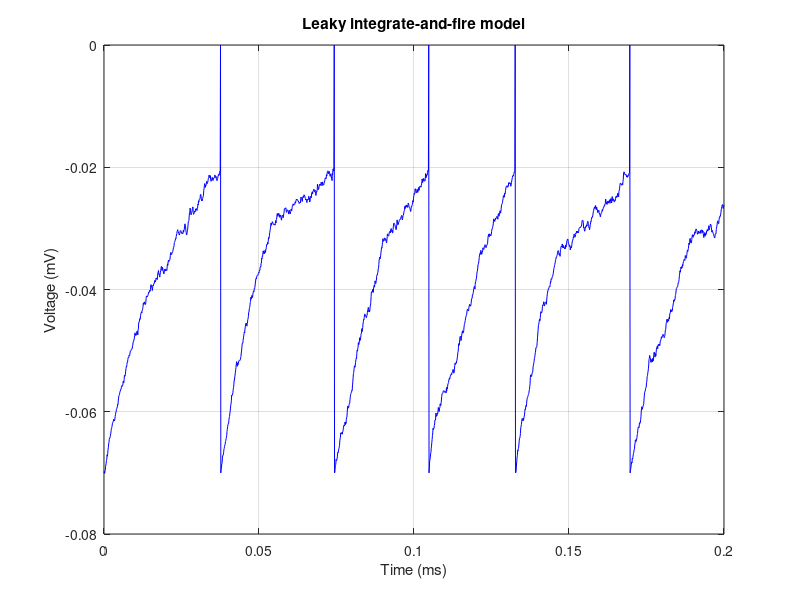

Recreate this plot in MATLAB.
%													
%	Leaky integrate-and-fire model without noise	
%		

% resting potential -> -70 mv to +30 mv
% threshold potential/stimulus -> 50 mv less negative than resting pot
% membrane time constant = r_m * c_m -> around 10ms
% the neuron that just fired goes to a refractory state in which it doesn't respond
%refractory period -> limits the firing rate
% I (t) = Cm(dVm/dt)
% I (t) = - (Vm(t)/Rm) = Cm(dVm/dt)
% RI(t) = - Vm (t) = Omega or R*C (dVm/dt) where omega is R.Cm 

%% CLEANUP
clear
clc
clf

%constants
V_th = -0.02;                           % spike threshold -> -50 mv
tau = 0.02;                             % taum -> R*C -> 10 ms or 0.030;
R_m = 3e7;                              % membrane resistance -> 10 Mega ohms or 3e7
C = 1;                                  % membrane capacitance

%time
dt = 0.0001;                           % time in msec or 0.001
dur = 0.2;                             % duration of simulation in msec or 0.5
n_iter = floor(dur ./ dt)+1;           % number of iterations

%potential 
V = zeros(1, n_iter + 1);               % array to store all potential during simulation                          
V_0 = -0.07;                            % initial voltage
EL = V_0;                               % resting potencial
V_reset = V_0 ;                         % reset value
V (1) = V_0;                            % store V_0 in the first index of V

%injected current
I_inj = zeros(1, n_iter + 1);								 
I_inj(1) = 0;                        						 % electrode current input --> 2e-9
I_noise = 2e-9 .* random('Normal', 1, dt+1, [1, n_iter]);	 % initial current
%I_noise = I_inj(1) .* randn(1, n_iter + 1); 				 % se n tem mean eh white noise (gaussian normal distr)

%spike 
time = linspace(0, dur, n_iter + 1);    % time vector of simulation
t_spike = 0;                            % time of a spike occurrence
n_spikes = 0;                           % number of spikes
r_period = 0.002;                       % refractory period

% using Euler's method for diferential equations we have the following
%1. define f(x,y)
%2. input t_0 and y_0
%3. input step size h and the number of steps n
%4. from j = 1 to n do
%	a) m = f(x_0, y_0)
%	b) y_1 = y_0 + h * m;
%	c) t_1 = t_0 + h
%	d) print t_1 and y_1
%	e) t_0 = t_1
%	f) y_0 = y_1
%4. end

for i = 1 : n_iter
    
    dV = ((EL - V(i) + I_inj(1).*R_m + I_noise(i).*R_m) .* dt) ./ tau;       % LIF equation w/ noise
	V (i + 1) = V (i) + dV;                                             	% update
    if (V (i + 1) > V_th)								                 	% check if potential is high enough for spike to occurr
        if (n_spikes > 0)								                 	% check if spike has already occurred
            if (time (i) >= (t_spike + r_period))		                 	% check if in refractory period							
                V (i + 1) = V_reset;					                 	% reset voltage
                t_spike = time (i);						                 	% mark spike time
                V(i) = 0;
                n_spikes = n_spikes+1;				                     	% increment number of spikes 
            end          
        else 											                 	% no spike has occured 
        	V (i + 1) = V_reset;						                 	% reset potential
            V(i) = 0;
            t_spike = time (i);							                 	% mark spike time
        	n_spikes = n_spikes + 1;					                 	% increment number of spikes
        end 
    end
end

% plotting the graph %
plot(time, V, 'color', 'blue');
title('Leaky integrate-and-fire model');
xlabel('Time (ms)')
ylabel('Voltage (mV)')
grid on
